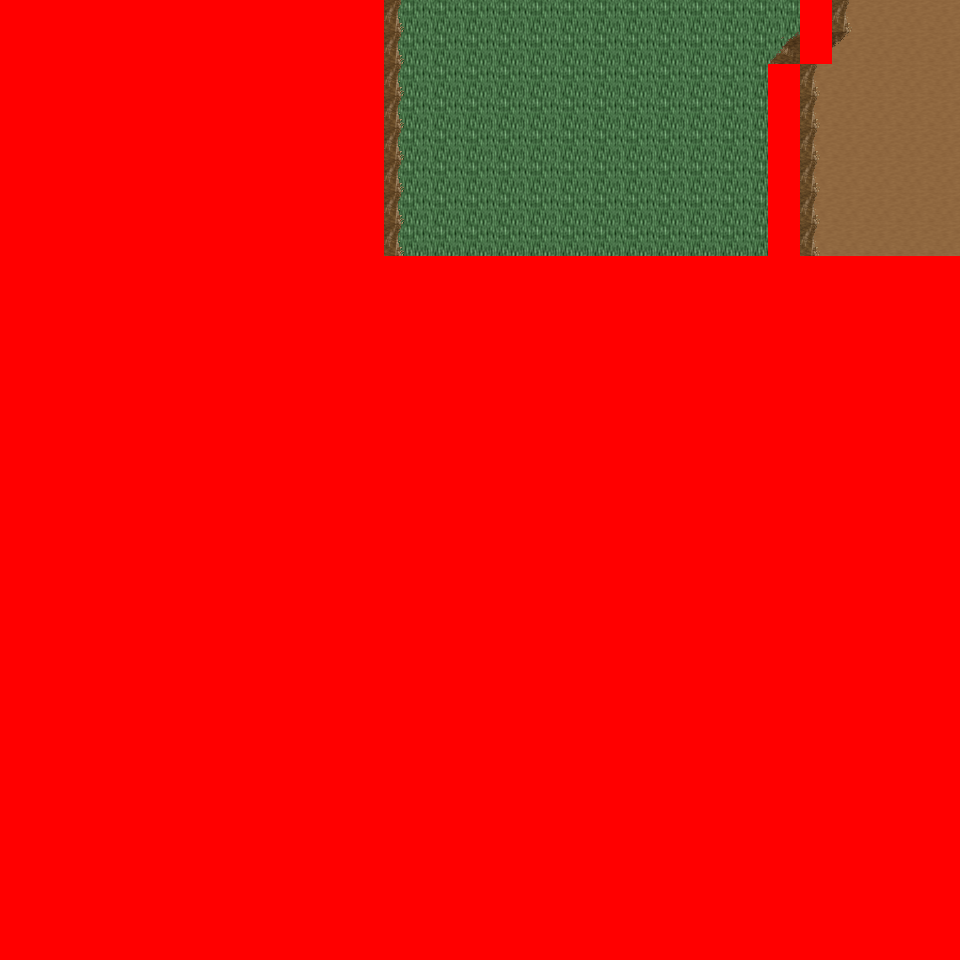

Tiled map render using the project's own tile images. Description and the map definition, with tile-layer contents summarised, below:
An orthogonal 30x30 tile map with 32x32 px tiles, 6 tile layers (Ground, Object, Object2, Above, ...), 12 tilesets and 3 objects (3x mapchange).

<map version="1.0" orientation="orthogonal" renderorder="right-down" width="30" height="30" tilewidth="32" tileheight="32" nextobjectid="4">
  <tileset firstgid="1" name="tileset_logic_collision" tilewidth="32" tileheight="32" tilecount="1" columns="1">
    <image source="../drawable/tileset_logic_collision.png" width="32" height="32" />
  </tileset>
  <tileset firstgid="2" name="tileset_ground_ground" tilewidth="32" tileheight="32" tilecount="33" columns="3">
    <image source="../drawable/tileset_ground_ground.png" width="96" height="352" />
  </tileset>
  <tileset firstgid="35" name="tileset_ground_ridge_earth_pale" tilewidth="32" tileheight="32" tilecount="96" columns="12">
    <image source="../drawable/tileset_ground_ridge_earth_pale.png" width="384" height="256" />
  </tileset>
  <tileset firstgid="131" name="tileset_ground_ridge_earth_dark" tilewidth="32" tileheight="32" tilecount="96" columns="12">
    <image source="../drawable/tileset_ground_ridge_earth_dark.png" width="384" height="256" />
  </tileset>
  <tileset firstgid="227" name="tileset_terrain_desert" tilewidth="32" tileheight="32" tilecount="88" columns="8">
    <image source="../drawable/tileset_terrain_desert.png" width="256" height="352" />
  </tileset>
  <tileset firstgid="315" name="tileset_plant_tree_tree_darkgreen" tilewidth="32" tileheight="32" tilecount="88" columns="8">
    <image source="../drawable/tileset_plant_tree_tree_darkgreen.png" width="256" height="352" />
  </tileset>
  <tileset firstgid="403" name="tileset_ground_rock_pebbles" tilewidth="32" tileheight="32" tilecount="3" columns="1">
    <image source="../drawable/tileset_ground_rock_pebbles.png" width="32" height="96" />
  </tileset>
  <tileset firstgid="406" name="tileset_ground_sand_2" tilewidth="32" tileheight="32" tilecount="15" columns="5">
    <image source="../drawable/tileset_ground_sand_2.png" width="160" height="96" />
  </tileset>
  <tileset firstgid="421" name="tileset_plant_cactus_2" tilewidth="32" tileheight="32" tilecount="10" columns="5">
    <image source="../drawable/tileset_plant_cactus_2.png" width="160" height="64" />
  </tileset>
  <tileset firstgid="431" name="tileset_plant_cactus" tilewidth="32" tileheight="32" tilecount="2" columns="1">
    <image source="../drawable/tileset_plant_cactus.png" width="32" height="64" />
  </tileset>
  <tileset firstgid="433" name="tileset_plant_star_shaped_plants" tilewidth="32" tileheight="32" tilecount="6" columns="2">
    <image source="../drawable/tileset_plant_star_shaped_plants.png" width="64" height="96" />
  </tileset>
  <tileset firstgid="439" name="tileset_plant_tree_evergreen" tilewidth="32" tileheight="32" tilecount="36" columns="3">
    <image source="../drawable/tileset_plant_tree_evergreen.png" width="96" height="384" />
  </tileset>
  <layer name="Ground" width="30" height="30">
    <data>[900 cells, 240 non-empty, 3 distinct tile ids]</data>
  </layer>
  <layer name="Object" width="30" height="30">
    <data>[900 cells, 51 non-empty, 15 distinct tile ids]</data>
  </layer>
  <layer name="Object2" width="30" height="30">
    <data>[900 cells, 0 non-empty, 0 distinct tile ids]</data>
  </layer>
  <layer name="Above" width="30" height="30">
    <data>[900 cells, 40 non-empty, 15 distinct tile ids]</data>
  </layer>
  <layer name="Above2" width="30" height="30">
    <data>[900 cells, 0 non-empty, 0 distinct tile ids]</data>
  </layer>
  <layer name="Walkable" width="30" height="30">
    <data>[900 cells, 764 non-empty, 1 distinct tile ids]</data>
  </layer>
  <objectgroup name="MapEvents">
    <object id="1" name="north" type="mapchange" x="384" y="0" width="416" height="32">
      <properties>
        <property name="map" value="0_deniran_forest_n2_w_x0_y3" />
        <property name="place" value="south" />
      </properties>
    </object>
    <object id="2" name="north2" type="mapchange" x="832" y="0" width="128" height="32">
      <properties>
        <property name="map" value="0_deniran_forest_n2_w_x0_y3" />
        <property name="place" value="south2" />
      </properties>
    </object>
    <object id="3" name="east" type="mapchange" x="928" y="0" width="32" height="256">
      <properties>
        <property name="map" value="0_ados_mountain_n2_w2_x0_y4" />
        <property name="place" value="west" />
      </properties>
    </object>
  </objectgroup>
</map>
